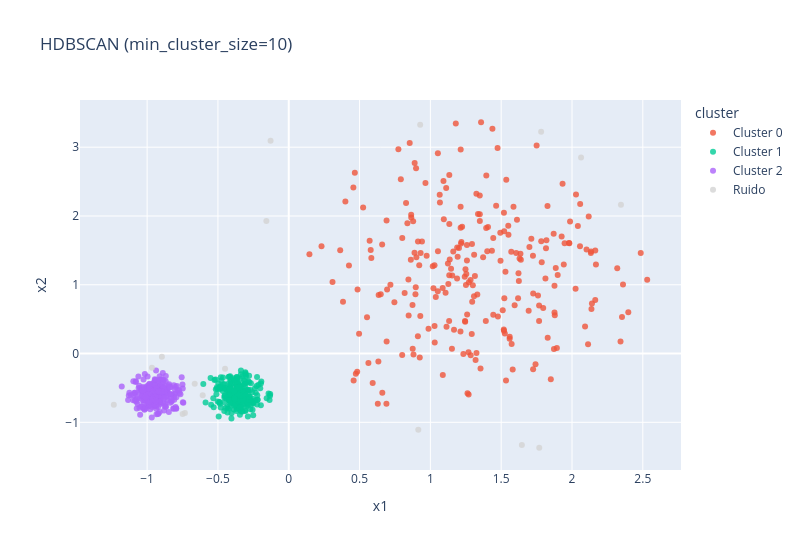

Notebook code cell kept with this figure:
### Code cell
plot_clusters(pd.DataFrame(X_dens, columns=['x1', 'x2']), 'x1', 'x2', hdbscan_dens.labels_,
              title='HDBSCAN (min_cluster_size=10)')

### Figure 1 — Plotly figure (JSON) as saved in the notebook; plotly's stock layout.template omitted (floating-point values rounded to 4 significant figures; data arrays with more than 128 entries replaced by an {"elided": "..."} marker saying what was removed)
{"data": [{"hovertemplate": "cluster=Cluster 0<br>x1=%{x}<br>x2=%{y}<extra></extra>", "legendgroup": "Cluster 0", "marker": {"color": "#EF553B", "opacity": 0.8, "symbol": "circle"}, "mode": "markers", "name": "Cluster 0", "orientation": "v", "showlegend": true, "type": "scatter", "x": {"elided": "241 float values"}, "xaxis": "x", "y": {"elided": "241 float values"}, "yaxis": "y"}, {"hovertemplate": "cluster=Cluster 1<br>x1=%{x}<br>x2=%{y}<extra></extra>", "legendgroup": "Cluster 1", "marker": {"color": "#00cc96", "opacity": 0.8, "symbol": "circle"}, "mode": "markers", "name": "Cluster 1", "orientation": "v", "showlegend": true, "type": "scatter", "x": {"elided": "248 float values"}, "xaxis": "x", "y": {"elided": "248 float values"}, "yaxis": "y"}, {"hovertemplate": "cluster=Cluster 2<br>x1=%{x}<br>x2=%{y}<extra></extra>", "legendgroup": "Cluster 2", "marker": {"color": "#ab63fa", "opacity": 0.8, "symbol": "circle"}, "mode": "markers", "name": "Cluster 2", "orientation": "v", "showlegend": true, "type": "scatter", "x": {"elided": "244 float values"}, "xaxis": "x", "y": {"elided": "244 float values"}, "yaxis": "y"}, {"hovertemplate": "cluster=Ruido<br>x1=%{x}<br>x2=%{y}<extra></extra>", "legendgroup": "Ruido", "marker": {"color": "lightgray", "opacity": 0.8, "symbol": "circle"}, "mode": "markers", "name": "Ruido", "orientation": "v", "showlegend": true, "type": "scatter", "x": [0.9147, 2.064, -0.733, -0.1579, -0.8957, -0.4495, -0.6639, -0.9662, -1.235, -0.6075, 1.769, 1.646, 1.782, -0.7494, 0.928, 2.346, -0.1283], "xaxis": "x", "y": [-1.107, 2.85, -0.8661, 1.927, -0.04551, -0.2206, -0.4376, -0.208, -0.7452, -0.606, -1.37, -1.329, 3.223, -0.8782, 3.325, 2.163, 3.095], "yaxis": "y"}], "layout": {"height": 550, "legend": {"title": {"text": "cluster"}, "tracegroupgap": 0}, "title": {"text": "HDBSCAN (min_cluster_size=10)"}, "width": 800, "xaxis": {"anchor": "y", "domain": [0.0, 1.0], "title": {"text": "x1"}}, "yaxis": {"anchor": "x", "domain": [0.0, 1.0], "title": {"text": "x2"}}}}
